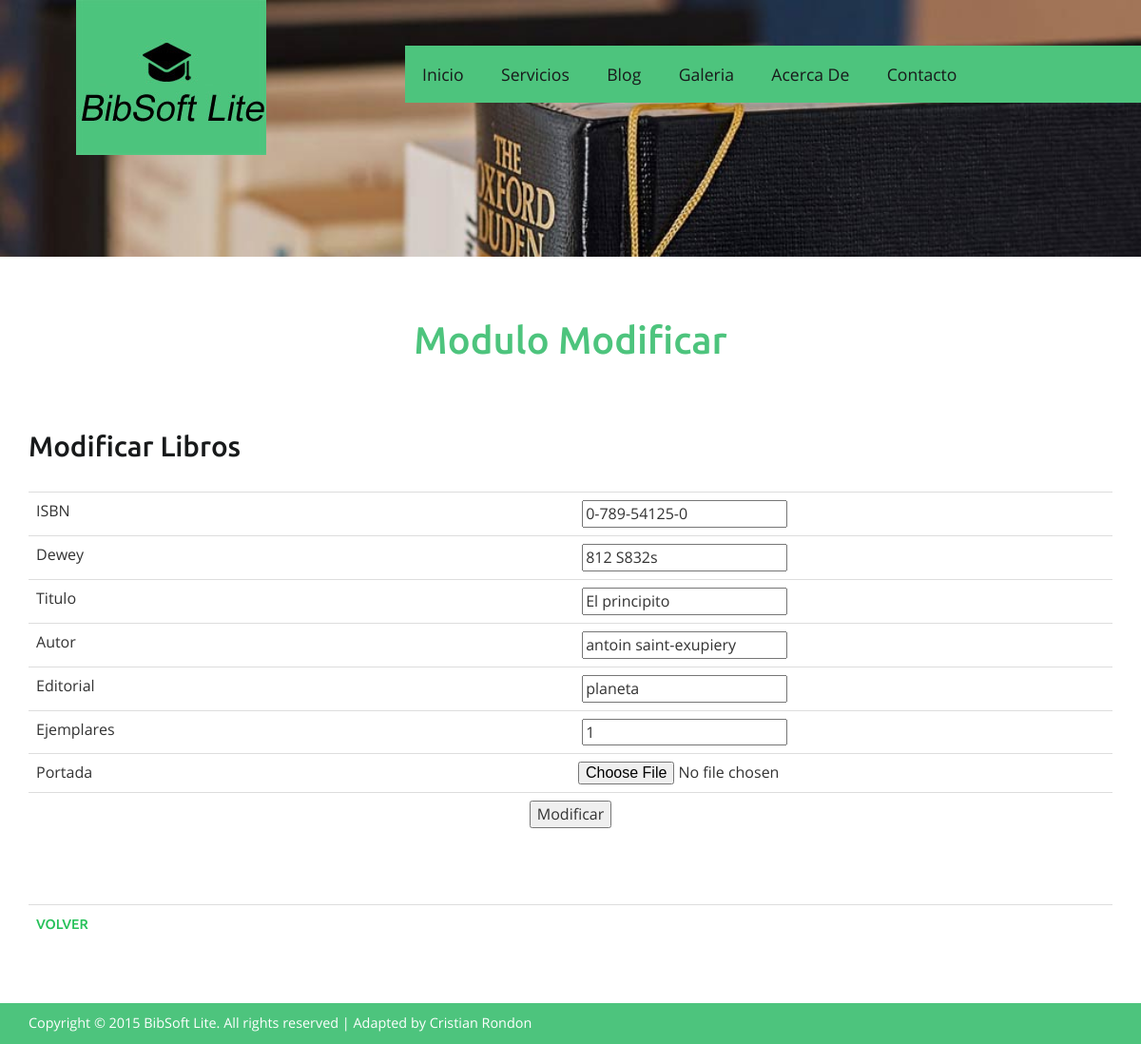
Page /modificar_libros.php?id=4 (signed in) on the committed database.
### tables this page shows
CREATE TABLE IF NOT EXISTS `libros` (
  `id_libro` int(9) NOT NULL AUTO_INCREMENT,
  `isbn` varchar(20) NOT NULL,
  `dewey` varchar(30) NOT NULL,
  `titulo` varchar(100) NOT NULL,
  `autor` varchar(100) NOT NULL,
  `editorial` varchar(100) NOT NULL,
  `ejemplares` int(4) NOT NULL,
  `imagen_libro` varchar(100) NOT NULL,
  PRIMARY KEY (`id_libro`)
);

### modificar_libros.php (the view, shortened to what this page needs)
<?Php
include("conexion.php");
$rst_libros=mysql_query("select * from libros WHERE id_libro=". $_REQUEST["id"]. ";" ,$conexion);
$fila_libro=mysql_fetch_array($rst_libros);
?>
<!DOCTYPE HTML>
<html>
<head>
<link href="css/bootstrap.css" rel='stylesheet' type='text/css' />
<link href="css/style.css" rel='stylesheet' type='text/css' />
<link rel="stylesheet" href="css/touchTouch.css" type="text/css" media="all" />
<link href="css/style.css" rel='stylesheet' type='text/css' />
</head>
<body>
<div class="banner2">
	 <div class="header">
	   <div class="logo">
				 <a href="#"><img src="images/logo.jpg" alt=""/></a>
	   </div>
	   <div class="top-menu"> <span class="menu"></span>
	     <ul class="navig">
	       <li><a href="index.php">Inicio</a></li>
	       <li><a href="servicios.php">Servicios</a></li>
	       <li><a href="blog.php">Blog</a></li>
	       <li><a href="galeria.php">Galeria</a></li>
	       <li><a href="acerca.php">Acerca De</a></li>
	       <li><a href="contacto.php">Contacto</a></li>
         </ul>
       </div>
  </div>
</div>
<div class="welcome">
	 <div class="container">
		 <h2>Modulo Modificar</h2>
	   <p>&nbsp;</p>
		 <div class="welcm_sec">
		   <div class="center-block">
			 <div class="campus_head">
					 <h3>Modificar Libros</h3>
			 </div>
			 <form name="Modificar_Libros" method="post" enctype="multipart/form-data" action="modificar.php?id=<?php echo $_REQUEST["id"]; ?>">
			   <div class="clearfix">
			     <div class="bs-example">
			       <table class="table">
			         <tr>
			           <td width="50%">ISBN</td>
			           <td width="50%"><label for="txt_isbn"></label>
                       <input name="txt_isbn" type="text" id="txt_isbn" required pattern="^(?:97[89]-)?[0-9]-[0-9]{3}-[0-9]{5}-[0-9]$" title="Si el ISBN es de 13 Digitos debe ser 978-x-xxx-xxxx-x Si el ISBN es de 10 Digitos debe ser 0-xxx-xxxxx-x" value="<?php echo $fila_libro["isbn"] ?>"></td>
		             </tr>
			         <tr>
			           <td>Dewey</td>
			           <td><label for="txt_dewey"></label>
		               <input name="txt_dewey" type="text" id="txt_dewey" required pattern="[a-zA-Z0-9]{3} [a-zA-Z][0-9]{2,3}[a-z]" title="El formato debe ser ABC/123 A123Z" value="<?php echo $fila_libro["dewey"] ?>"></td>
		             </tr>
			         <tr>
			           <td>Titulo</td>
			           <td><label for="txt_titulo"></label>
		               <input name="txt_titulo" type="text" id="txt_titulo" required value="<?php echo $fila_libro["titulo"] ?>"></td>
		             </tr>
			         <tr>
			           <td>Autor</td>
			           <td><label for="txt_autor"></label>
		               <input name="txt_autor" type="text" id="txt_autor" required value="<?php echo $fila_libro["autor"] ?>"></td>
		             </tr>
			         <tr>
			           <td>Editorial</td>
			           <td><label for="txt_editorial"></label>
		               <input name="txt_editorial" type="text" id="txt_editorial" required value="<?php echo $fila_libro["editorial"] ?>"></td>
		             </tr>
			         <tr>
			           <td>Ejemplares</td>
			           <td><label for="txt_ejemplares"></label>
		               <input name="txt_ejemplares" type="text" id="txt_ejemplares" maxlength="3" required pattern="^\d{1,3}$" title="Tiene que agregar al menos 1 ejemplar. Solo numeros positivos son Recibidos." value="<?php echo $fila_libro["ejemplares"] ?>"></td>
		             </tr>
                     <tr>
                     	<td>Portada</td>
                        <td>
                        <input name="fichero" type="file" class="casilla" id="fichero" size="35" required>
                        <input name="action" type="hidden" value="upload" /></td>
                     </tr>
			         <tr>
			           <td colspan="2" align="center"><input type="submit" class="sub-button" id="btnmodificar" value="Modificar"></td>
		             </tr>
		           </table>
		         </div>
		       </div>
		     </form>
<div class="more_info">
          <table width="50%" border="0" class="table">
            <tr>
              <td><a href="javascript:history.back(1)">Volver</a></td>
            </tr>
          </table>
</div>
		   </div>
	   </div>
  </div>
</div>
<div class="copywrite">
	 <div class="container">
		 <p>Copyright © 2015 BibSoft Lite. All rights reserved | Adapted by <a href="http://w3layouts.com">Cristian Rondon</a></p>
	 </div>
</div>
</body>
</html>

### css/style.css (style rules this page uses)
h4, h5, h6, h1, h2, h3 { margin: 0; }
ul, ol { margin: 0; padding:0; }
p { margin: 0; }
html, body { font-family: 'OpenSans-Regular'; font-size: 100%; background: #ffffff; }
body a { transition:0.5s all; -webkit-transition:0.5s all; -moz-transition:0.5s all; -o-transition:0.5s all; -ms-transition:0.5s all; }
.logo { float:left; margin-left:5em; }
.top-menu { float:right; background: #4dc47d; margin: 3em 0 0 0; padding:0 11em 0 0em; }
.top-menu ul li { display:inline-block; }
.top-menu ul li a { display:block; color:#181a1b; font-size:1.1em; padding:1em 1em; text-decoration:none; }
.welcome { padding:4em 0; }
.welcome h2 { font-family: 'Ubuntu-Medium'; font-size:2.5em; line-height:1.2em; text-align:center; color:#4dc47d; }
.welcm_sec { margin-top:3em; }
.campus_head { margin-bottom:2em; }
.campus_head h3,.testimonal h3,.news h3 { font-family: 'Ubuntu-Medium'; font-size:1.85em; color:#181a1b; margin-bottom:0.7em; }
.more_info { margin-top: 1.5em; }
.more_info a { display: inline-block; color: #26c159; text-decoration: none; font-family: 'Ubuntu-Medium'; font-size: 0.9em; text-transform:uppercase; }
.copywrite { background:#4dc47d; padding:0.7em; }
.copywrite p { color: #fff; font-size: 0.9em; text-align: left; }
.copywrite p a { color: #fff; }
.banner2 { background:url(../images/banner.jpg) no-repeat; background-size:cover; min-height:270px; }
.table { margin-bottom: 0; }
.sub-button { margin-bottom: 25px; }

### rows in the picture
libros: txt_isbn "0-789-54125-0", txt_dewey "812 S832s", txt_titulo "El principito", txt_autor "antoin saint-exupiery", txt_editorial "planeta", txt_ejemplares "1"
